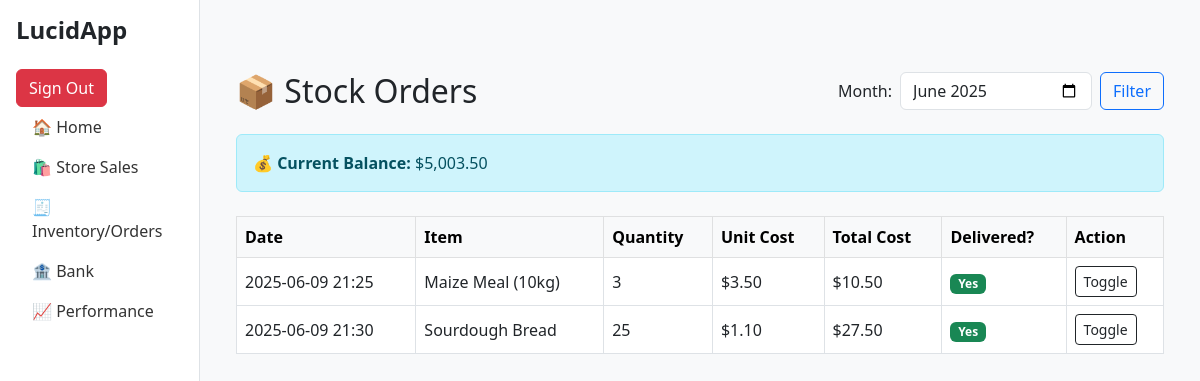
Page /orders/view-orders (signed in) on the committed database.
### bank/models.py (models this page shows, shortened)
class BankTransaction(models.Model):
    date = models.DateTimeField(default=now)
    description = models.CharField(max_length=255, blank=False, null=False)
    debit = models.DecimalField(
        max_digits=10,
        decimal_places=2,
        blank=False,
        null=False
    )
    credit = models.DecimalField(
        max_digits=10,
        decimal_places=2,
        blank=True,
        null=False,
        default=0,
    )
    balance = models.DecimalField(
        max_digits=10,
        decimal_places=2,
        blank=True,
        null=False,
        default=0,
    )
    notes = models.TextField(
        blank=True,
        null=True,
    )

### orders/models.py (models this page shows, shortened)
class StoreOrder(models.Model):
    date = models.DateTimeField(default=now)
    item = models.ForeignKey(
        Inventory,  # Reference the Inventory model
        on_delete=models.CASCADE,  # Delete the order if the inventory item is deleted
        help_text="The inventory item being ordered"
    )
    amount = models.DecimalField(
        max_digits=10,
        decimal_places=2,
        blank=True,
        null=False,
        help_text="The cost of the item in USD"
    )
    quantity = models.PositiveIntegerField(
        blank=False,
        null=False,
        help_text="The number of items being ordered"
    )
    total = models.DecimalField(
        max_digits=10,
        decimal_places=2,
        blank=False,
        null=False,
        help_text="The total cost of the order in USD",
        default=Decimal('0.00')
    )
    delivered = models.BooleanField(
        default=False,
        help_text="Indicates if the order has been delivered to us"
    )
    class Meta:
        verbose_name = "Store Order"
        verbose_name_plural = "Store Orders"

### sales/models.py (models this page shows, shortened)
class Inventory(models.Model):
    name = models.CharField(
        max_length=255,
        blank=False,
        null=False,
        help_text="The name of the item in inventory"
    )
    quantity = models.PositiveIntegerField(
        blank=False,
        null=False,
        help_text="The number of items in stock"
    )
    cost_price = models.DecimalField(
        max_digits=10,
        decimal_places=2,
        blank=False,
        null=False,
        help_text="The cost price of the item in USD"
    )
    selling_price = models.DecimalField(
        max_digits=10,
        decimal_places=2,
        blank=True,
        null=False,
        help_text="The selling price of the item in USD"
    )
    class Meta:
        verbose_name = "Inventory Item"
        verbose_name_plural = "Inventory Items"

### orders/views.py (the view, shortened to what this page needs)
# urls.py: path('view-orders', views.view_store_orders, name='view_orders'),
@login_required
def view_store_orders(request):
    selected_month = request.GET.get('month', datetime.now().strftime('%Y-%m'))  # Default to the current month
    try:
        year, month = map(int, selected_month.split('-'))
    except ValueError:
        year, month = datetime.now().year, datetime.now().month
    orders = StoreOrder.objects.filter(date__year=year, date__month=month)
    context = {
        'orders': orders,
        'current_balance': get_current_balance(),
        'selected_month': selected_month,
    }
    return render(request, 'orders/view_orders.html', context)

### orders/views.py (called while the page is built)
def get_current_balance():
    last_entry = BankTransaction.objects.order_by('-date').first()
    if last_entry:
        current_balance = last_entry.balance
    else:
        current_balance = 0  # Default value if no entries exist
    return current_balance

### templates/orders/view_orders.html (shortened to what this page needs)
{% extends 'base.html' %}
{% load humanize %}
{% block content %}
<div class="container mt-5">
  <div class="d-flex justify-content-between align-items-center mb-4">
    <h2 class="mb-0">📦 Stock Orders</h2>
    <form method="get" class="d-flex align-items-center">
      <label for="month" class="me-2 mb-0">Month:</label>
      <input type="month" id="month" name="month" value="{{ selected_month }}" class="form-control me-2">
      <button type="submit" class="btn btn-outline-primary">Filter</button>
    </form>
  </div>
  <div class="alert alert-info">
    <strong>💰 Current Balance:</strong> ${{ current_balance|intcomma }}
</div>
  <div class="table-responsive mt-4">
    <table class="table table-bordered align-middle table-hover">
      <thead class="table-light">
        <tr>
          <th>Date</th>
          <th>Item</th>
          <th>Quantity</th>
          <th>Unit Cost</th>
          <th>Total Cost</th>
          <th>Delivered?</th>
          <th>Action</th>
        </tr>
      </thead>
      <tbody>
        {% for order in orders %}
        <tr>
          <td>{{ order.date|date:"Y-m-d H:i" }}</td>
          <td>{{ order.item.name }}</td>
          <td>{{ order.quantity }}</td>
          <td>${{ order.amount }}</td>
          <td>${{ order.total }}</td>
          <td>
            {% if order.delivered %}
              <span class="badge bg-success">Yes</span>
            {% else %}
              <span class="badge bg-secondary">No</span>
            {% endif %}
          </td>
          <td>
            <form method="post" class="d-inline">
              <button type="submit" class="btn btn-sm btn-outline-dark">
                Toggle
              </button>
            </form>
          </td>
        </tr>
        {% empty %}
        <tr>
          <td colspan="7" class="text-center text-muted">No orders found for this month.</td>
        </tr>
        {% endfor %}
      </tbody>
    </table>
  </div>
</div>
{% endblock %}

### templates/base.html (style rules this page uses)
body { background-color: #f8f9fa; }

### rows in the picture
BankTransaction: balance "5,003.50"
StoreOrder: date "2025-06-09 21:25", item.name "Maize Meal (10kg)", quantity "3", amount "3.50", total "10.50", delivered "Yes"
StoreOrder: date "2025-06-09 21:30", item.name "Sourdough Bread", quantity "25", amount "1.10", total "27.50", delivered "Yes"
